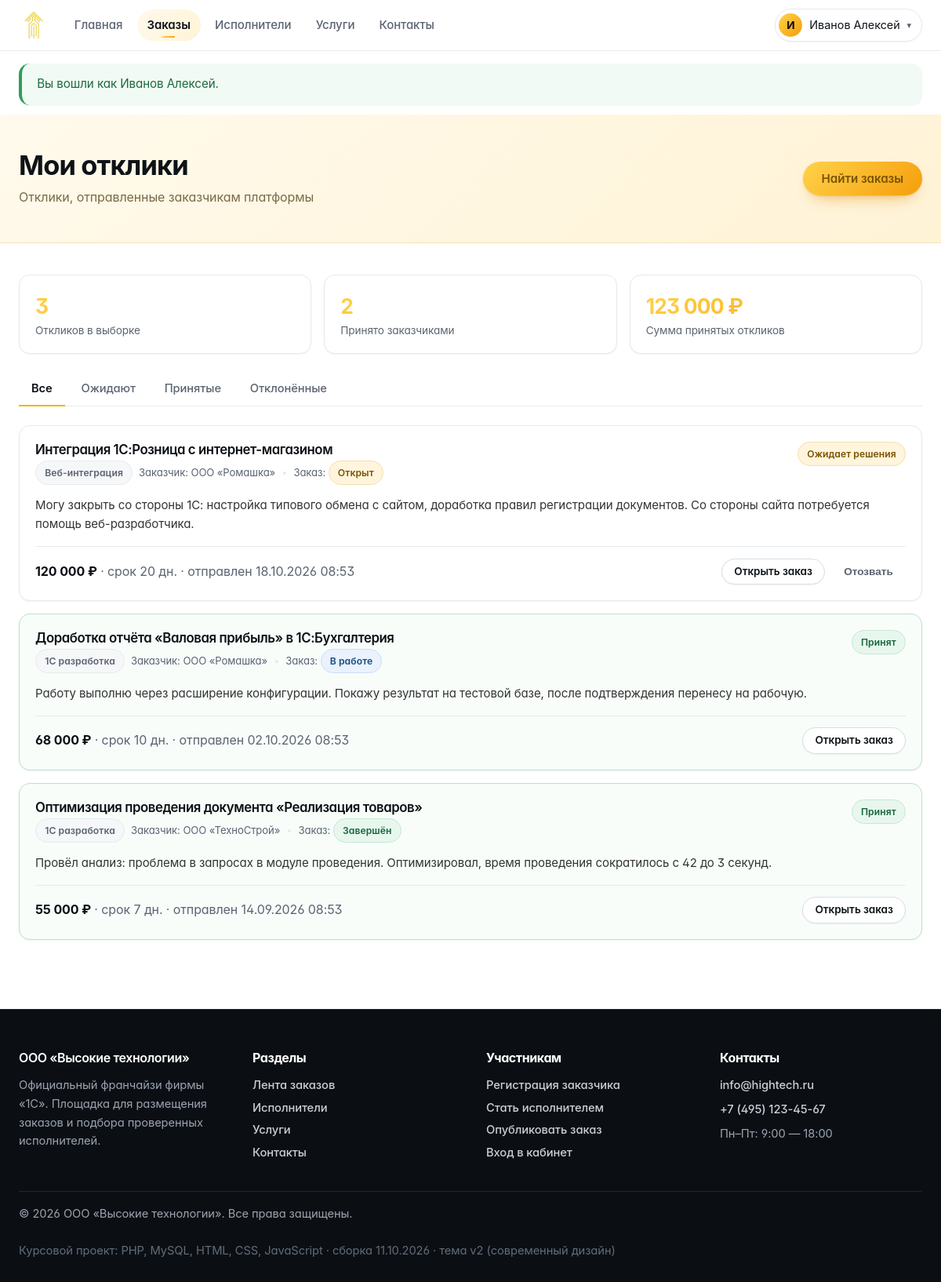
Screenshot of /my-responses.php (signed in) with the database file from the repository.
### tables this page shows
CREATE TABLE `users` (
    `id`             INT UNSIGNED NOT NULL AUTO_INCREMENT,
    `role`           ENUM('customer','freelancer','admin') NOT NULL DEFAULT 'customer',
    `name`           VARCHAR(120)  NOT NULL COMMENT 'ФИО / название организации',
    `email`          VARCHAR(160)  NOT NULL,
    `password_hash`  VARCHAR(255)  NOT NULL,
    `phone`          VARCHAR(40)   DEFAULT NULL,
    `company`        VARCHAR(160)  DEFAULT NULL COMMENT 'Компания заказчика',
    `specialization` VARCHAR(160)  DEFAULT NULL COMMENT 'Специализация фрилансера',
    `skills`         VARCHAR(500)  DEFAULT NULL COMMENT 'Навыки через запятую',
    `rate`           INT UNSIGNED  DEFAULT NULL COMMENT 'Ставка, руб./час',
    `experience`     TINYINT UNSIGNED DEFAULT NULL COMMENT 'Опыт работы, лет',
    `about`          TEXT          DEFAULT NULL,
    `status`         ENUM('active','blocked') NOT NULL DEFAULT 'active',
    `created_at`     DATETIME      NOT NULL DEFAULT CURRENT_TIMESTAMP,
    `last_login`     DATETIME      DEFAULT NULL,
    PRIMARY KEY (`id`),
    UNIQUE KEY `uq_users_email` (`email`),
    KEY `idx_users_role` (`role`),
    KEY `idx_users_status` (`status`)
);

CREATE TABLE `responses` (
    `id`            INT UNSIGNED NOT NULL AUTO_INCREMENT,
    `order_id`      INT UNSIGNED NOT NULL,
    `freelancer_id` INT UNSIGNED NOT NULL,
    `message`       TEXT         NOT NULL,
    `price`         INT UNSIGNED NOT NULL DEFAULT 0 COMMENT 'Предложенная стоимость, руб.',
    `days`          SMALLINT UNSIGNED NOT NULL DEFAULT 0 COMMENT 'Срок выполнения, дней',
    `status`        ENUM('pending','accepted','rejected') NOT NULL DEFAULT 'pending',
    `created_at`    DATETIME     NOT NULL DEFAULT CURRENT_TIMESTAMP,
    PRIMARY KEY (`id`),
    UNIQUE KEY `uq_response_order_freelancer` (`order_id`, `freelancer_id`),
    KEY `fk_responses_freelancer` (`freelancer_id`),
    CONSTRAINT `fk_responses_order` FOREIGN KEY (`order_id`)
        REFERENCES `orders` (`id`) ON DELETE CASCADE ON UPDATE CASCADE,
    CONSTRAINT `fk_responses_freelancer` FOREIGN KEY (`freelancer_id`)
        REFERENCES `users` (`id`) ON DELETE CASCADE ON UPDATE CASCADE
);

CREATE TABLE `orders` (
    `id`            INT UNSIGNED NOT NULL AUTO_INCREMENT,
    `customer_id`   INT UNSIGNED NOT NULL,
    `category_id`   INT UNSIGNED DEFAULT NULL,
    `freelancer_id` INT UNSIGNED DEFAULT NULL COMMENT 'Исполнитель, принятый по отклику',
    `title`         VARCHAR(200) NOT NULL,
    `description`   TEXT         NOT NULL,
    `budget`        INT UNSIGNED NOT NULL DEFAULT 0 COMMENT 'Бюджет, руб.',
    `deadline`      DATE         DEFAULT NULL COMMENT 'Срок сдачи',
    `complexity`    ENUM('low','medium','high') NOT NULL DEFAULT 'medium',
    `skills`        VARCHAR(255) DEFAULT NULL COMMENT 'Требуемые навыки',
    `status`        ENUM('open','in_progress','completed','cancelled') NOT NULL DEFAULT 'open',
    `views`         INT UNSIGNED NOT NULL DEFAULT 0,
    `created_at`    DATETIME     NOT NULL DEFAULT CURRENT_TIMESTAMP,
    `updated_at`    DATETIME     NOT NULL DEFAULT CURRENT_TIMESTAMP ON UPDATE CURRENT_TIMESTAMP,
    PRIMARY KEY (`id`),
    KEY `idx_orders_status` (`status`),
    KEY `idx_orders_category` (`category_id`),
    KEY `fk_orders_customer` (`customer_id`),
    KEY `fk_orders_freelancer` (`freelancer_id`),
    CONSTRAINT `fk_orders_customer` FOREIGN KEY (`customer_id`)
        REFERENCES `users` (`id`) ON DELETE CASCADE ON UPDATE CASCADE,
    CONSTRAINT `fk_orders_freelancer` FOREIGN KEY (`freelancer_id`)
        REFERENCES `users` (`id`) ON DELETE SET NULL ON UPDATE CASCADE,
    CONSTRAINT `fk_orders_category` FOREIGN KEY (`category_id`)
        REFERENCES `categories` (`id`) ON DELETE SET NULL ON UPDATE CASCADE
);

CREATE TABLE `categories` (
    `id`          INT UNSIGNED NOT NULL AUTO_INCREMENT,
    `name`        VARCHAR(120) NOT NULL,
    `slug`        VARCHAR(120) NOT NULL,
    `description` VARCHAR(500) DEFAULT NULL,
    `icon`        VARCHAR(80)  DEFAULT NULL COMMENT 'Файл иконки из assets/img',
    `sort_order`  TINYINT UNSIGNED NOT NULL DEFAULT 100,
    PRIMARY KEY (`id`),
    UNIQUE KEY `uq_categories_slug` (`slug`)
);

### includes/functions.php (called while the page is built, shortened)
<?php
require_once __DIR__ . '/db.php';
function e($value): string
{
    return htmlspecialchars((string) $value, ENT_QUOTES | ENT_SUBSTITUTE, 'UTF-8');
}
function flashes(): array
{
    $list = $_SESSION['flash'] ?? [];
    return $list;
}
function excerpt(?string $text, int $length = 180): string
{
    $text = trim(preg_replace('/\s+/u', ' ', (string) $text));
    if (mb_strlen($text, 'UTF-8') <= $length) {
        return $text;
    }
    return mb_substr($text, 0, $length - 1, 'UTF-8') . '…';
}
function current_user(): ?array
{
    static $user = null;
    static $loaded = false;
    if ($loaded) {
        return $user;
    }
    $loaded = true;
    $user = q_one(
        'SELECT * FROM users WHERE id = ? AND status = "active"',
        [(int) $_SESSION['user_id']]
    );
    return $user;
}
function require_login(): array
{
    $user = current_user();
    return $user;
}
function require_role(array $roles): array
{
    $user = require_login();
    return $user;
}
function order_status_label(string $status): string
{
    return [
        'open'        => 'Открыт',
        'in_progress' => 'В работе',
        'completed'   => 'Завершён',
        'cancelled'   => 'Отменён',
    ][$status] ?? $status;
}
function order_status_class(string $status): string
{
    return [
        'open'        => 'warning',
        'in_progress' => 'info',
        'completed'   => 'success',
        'cancelled'   => 'danger',
    ][$status] ?? 'muted';
}
function response_status_label(string $status): string
{
    return [
        'pending'  => 'Ожидает решения',
        'accepted' => 'Принят',
        'rejected' => 'Отклонён',
    ][$status] ?? $status;
}
function response_status_class(string $status): string
{
    return ['pending' => 'warning', 'accepted' => 'success', 'rejected' => 'danger'][$status] ?? 'muted';
}
function money(?int $amount): string
{
    return number_format((float) $amount, 0, ',', ' ') . ' ₽';
}
function format_datetime(?string $date): string
{
    $ts = strtotime($date);
    return $ts ? date('d.m.Y H:i', $ts) : '—';
}
function asset(string $path): string
{
    $file = __DIR__ . '/../' . ltrim($path, '/');
    $version = is_file($file) ? filemtime($file) : time();
    return '/' . ltrim($path, '/') . '?v=' . $version;
}

### includes/db.php (called while the page is built, shortened)
<?php
function db(): PDO
{
    static $pdo = null;
    if ($pdo instanceof PDO) {
        return $pdo;
    }
    $config = require __DIR__ . '/../config/config.php';
    $dsn = sprintf(
        'mysql:host=%s;dbname=%s;charset=%s',
        $config['host'],
        $config['dbname'],
        $config['charset']
    );
    try {
        $pdo = new PDO($dsn, $config['user'], $config['password'], [
            PDO::ATTR_ERRMODE            => PDO::ERRMODE_EXCEPTION,
            PDO::ATTR_DEFAULT_FETCH_MODE => PDO::FETCH_ASSOC,
            PDO::ATTR_EMULATE_PREPARES   => false,
        ]);
    } catch (PDOException $e) {
        http_response_code(500);
        echo '<h1>Ошибка подключения к базе данных</h1>';
        echo '<p>Проверьте параметры соединения в файле <b>config/config.php</b> '
            . 'и убедитесь, что база данных импортирована из <b>sql/database.sql</b>.</p>';
        echo '<p style="color:#999">Техническая информация: ' . htmlspecialchars($e->getMessage()) . '</p>';
        exit;
    }
    return $pdo;
}
function q(string $sql, array $params = []): PDOStatement
{
    $stmt = db()->prepare($sql);
    $stmt->execute($params);
    return $stmt;
}
function q_one(string $sql, array $params = []): ?array
{
    $row = q($sql, $params)->fetch();
    return $row === false ? null : $row;
}
function q_all(string $sql, array $params = []): array
{
    return q($sql, $params)->fetchAll();
}
function q_val(string $sql, array $params = [], $default = null)
{
    $row = q($sql, $params)->fetch(PDO::FETCH_NUM);
    return $row === false ? $default : $row[0];
}

### my-responses.php (the view, shortened to what this page needs)
<?php
require_once __DIR__ . '/includes/functions.php';
$user = require_role(['freelancer']);
$activeNav = 'orders';
$statusFilter = (string) ($_GET['status'] ?? '');
$where  = ['r.freelancer_id = ?'];
$params = [(int) $user['id']];
$responses = q_all(
    'SELECT r.*, o.title, o.budget, o.deadline, o.status AS order_status, o.customer_id,
            u.name AS customer_name, c.name AS category_name
       FROM responses r
       JOIN orders o ON o.id = r.order_id
       JOIN users u  ON u.id = o.customer_id
       LEFT JOIN categories c ON c.id = o.category_id
      WHERE ' . implode(' AND ', $where) . '
      ORDER BY r.created_at DESC',
    $params
);
$totalPrice = (int) q_val(
    'SELECT COALESCE(SUM(price), 0) FROM responses r JOIN orders o ON o.id = r.order_id
      WHERE r.freelancer_id = ? AND r.status = "accepted"',
    [$user['id']]
);
require __DIR__ . '/includes/header.php';
?>
<section class="page-header">
    <div class="container">
        <div class="d-flex justify-between align-center gap-2 flex-wrap">
            <div>
                <h1>Мои отклики</h1>
                <p>Отклики, отправленные заказчикам платформы</p>
            </div>
            <a class="btn btn-primary" href="/orders.php">Найти заказы</a>
        </div>
    </div>
</section>
<section class="section-sm">
    <div class="container">
        <div class="stats-strip mb-3">
            <div>
                <div class="num"><?= count($responses) ?></div>
                <div class="lbl">Откликов в выборке</div>
            </div>
            <div>
                <div class="num"><?= (int) q_val('SELECT COUNT(*) FROM responses WHERE freelancer_id = ? AND status = "accepted"', [$user['id']]) ?></div>
                <div class="lbl">Принято заказчиками</div>
            </div>
            <div>
                <div class="num"><?= e(money($totalPrice)) ?></div>
                <div class="lbl">Сумма принятых откликов</div>
            </div>
        </div>
        <div class="tabs">
            <a href="/my-responses.php" class="<?= $statusFilter === '' ? 'active' : '' ?>">Все</a>
            <?php foreach (['pending' => 'Ожидают', 'accepted' => 'Принятые', 'rejected' => 'Отклонённые'] as $key => $label): ?>
                <a href="/my-responses.php?status=<?= e($key) ?>" class="<?= $statusFilter === $key ? 'active' : '' ?>"><?= e($label) ?></a>
            <?php endforeach; ?>
        </div>
        <?php if ($responses): ?>
            <?php foreach ($responses as $response): ?>
                <div class="response-item <?= $response['status'] === 'accepted' ? 'is-accepted' : ($response['status'] === 'rejected' ? 'is-rejected' : '') ?>">
                    <div class="response-head">
                        <div>
                            <h3 style="font-size:1.05rem;margin-bottom:.25rem">
                                <a href="/order.php?id=<?= (int) $response['order_id'] ?>"><?= e($response['title']) ?></a>
                            </h3>
                            <div class="order-meta-row">
                                <span class="badge badge-muted"><?= e($response['category_name'] ?? 'Без категории') ?></span>
                                <span>Заказчик: <?= e($response['customer_name']) ?></span>
                                <span class="dot">•</span>
                                <span>Заказ: <span class="badge badge-<?= e(order_status_class($response['order_status'])) ?>"><?= e(order_status_label($response['order_status'])) ?></span></span>
                            </div>
                        </div>
                        <span class="badge badge-<?= e(response_status_class($response['status'])) ?>"><?= e(response_status_label($response['status'])) ?></span>
                    </div>
                    <div class="response-body"><?= e(excerpt($response['message'], 260)) ?></div>
                    <div class="response-foot">
                        <div>
                            <span class="response-price"><?= e(money((int) $response['price'])) ?></span>
                            <span class="text-muted"> · срок <?= (int) $response['days'] ?> дн. · отправлен <?= e(format_datetime($response['created_at'])) ?></span>
                        </div>
                        <div class="d-flex gap-1 flex-wrap">
                            <a class="btn btn-sm btn-outline" href="/order.php?id=<?= (int) $response['order_id'] ?>">Открыть заказ</a>
                            <?php if ($response['status'] === 'pending'): ?>
                                <form method="post" action="/response-action.php">
                                    <button class="btn btn-sm btn-ghost" data-confirm="Отозвать отклик?">Отозвать</button>
                                </form>
                            <?php endif; ?>
                        </div>
                    </div>
                </div>
            <?php endforeach; ?>
        <?php endif; ?>
    </div>
</section>
<?php require __DIR__ . '/includes/footer.php'; ?>

### includes/header.php (shortened to what this page needs)
<?php
require_once __DIR__ . '/functions.php';
$user      = current_user();
$activeNav = $activeNav ?? '';
?>
<!DOCTYPE html>
<html lang="ru">
<head>
    <link rel="stylesheet" href="<?= asset('assets/css/base.css') ?>">
    <link rel="stylesheet" href="<?= asset('assets/css/app.css') ?>">
    <link rel="stylesheet" href="<?= asset('assets/css/theme.css') ?>">
</head>
<body>
<header class="header">
    <div class="container">
        <a class="logo" href="/index.php">
            <img src="/assets/img/logo.png" alt="Высокие технологии" class="logo-img">
        </a>
        <nav class="nav" id="mainNav">
            <a href="/index.php"       class="nav-link <?= $activeNav === 'home' ? 'active' : '' ?>">Главная</a>
            <a href="/orders.php"      class="nav-link <?= $activeNav === 'orders' ? 'active' : '' ?>">Заказы</a>
            <a href="/freelancers.php" class="nav-link <?= $activeNav === 'freelancers' ? 'active' : '' ?>">Исполнители</a>
            <a href="/services.php"    class="nav-link <?= $activeNav === 'services' ? 'active' : '' ?>">Услуги</a>
            <a href="/contacts.php"    class="nav-link <?= $activeNav === 'contacts' ? 'active' : '' ?>">Контакты</a>
        </nav>
        <div class="header-user">
            <?php if ($user): ?>
                <div class="user-menu" data-dropdown>
                    <button class="user-menu-toggle" type="button">
                        <span class="user-avatar"><?= e(mb_strtoupper(mb_substr($user['name'], 0, 1))) ?></span>
                        <span class="user-menu-name"><?= e(excerpt($user['name'], 18)) ?></span>
                        <span class="user-menu-arrow">▾</span>
                    </button>
                </div>
            <?php else: ?>
                <a href="/login.php" class="btn btn-sm btn-ghost">Войти</a>
                <a href="/register.php" class="btn btn-sm btn-primary">Регистрация</a>
            <?php endif; ?>
        </div>
    </div>
</header>
<?php $flashMessages = flashes(); ?>
<?php if ($flashMessages): ?>
    <div class="container flash-wrapper">
        <?php foreach ($flashMessages as $flash): ?>
            <div class="alert alert-<?= e($flash['type']) ?>"><?= e($flash['message']) ?></div>
        <?php endforeach; ?>
    </div>
<?php endif; ?>
<main class="main">

### rows the page displays
users: name "И", name "Иванов Алексей"
responses: order.title "Интеграция 1С:Розница с интернет-магазином", categories.name "Веб-интеграция", users.name "ООО «Ромашка»", order.status "Открыт", status "Ожидает решения", message "Могу закрыть со стороны 1С: настройка типового обмена с сайтом, доработка правил регистрации документов. Со стороны сайта потребуется помощь веб-разработчика.", price "120 000 ₽", days "20", created_at "18.10.2026 08:53"
responses: order.title "Доработка отчёта «Валовая прибыль» в 1С:Бухгалтерия", categories.name "1С разработка", users.name "ООО «Ромашка»", order.status "В работе", status "Принят", message "Работу выполню через расширение конфигурации. Покажу результат на тестовой базе, после подтверждения перенесу на рабочую.", price "68 000 ₽", days "10", created_at "02.10.2026 08:53"
responses: order.title "Оптимизация проведения документа «Реализация товаров»", categories.name "1С разработка", users.name "ООО «ТехноСтрой»", order.status "Завершён", status "Принят", message "Провёл анализ: проблема в запросах в модуле проведения. Оптимизировал, время проведения сократилось с 42 до 3 секунд.", price "55 000 ₽", days "7", created_at "14.09.2026 08:53"

### other values shown
$flash['message'] "Вы вошли как Иванов Алексей."
count($responses) "3"
money($totalPrice) "123 000 ₽"
$label "Ожидают"
$label "Принятые"
$label "Отклонённые"
APP_BUILD "11.10.2026 · тема v2 (современный дизайн)"
